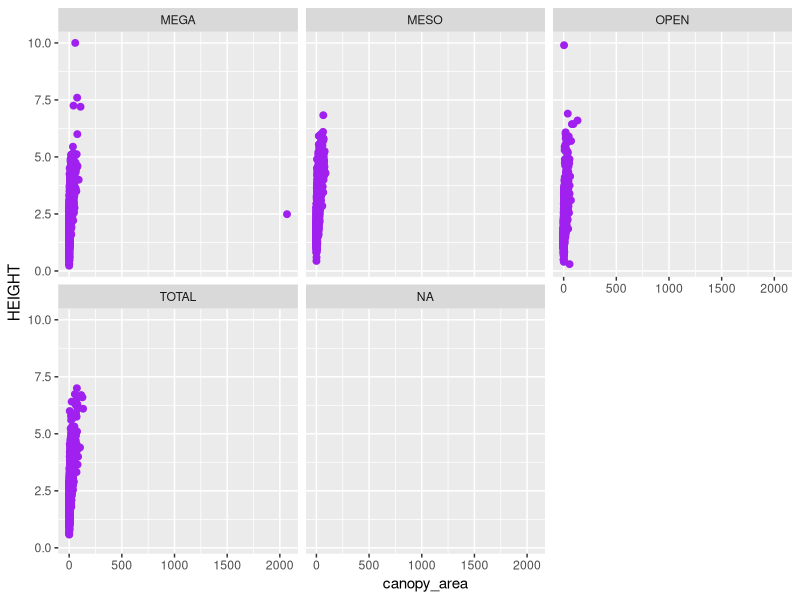
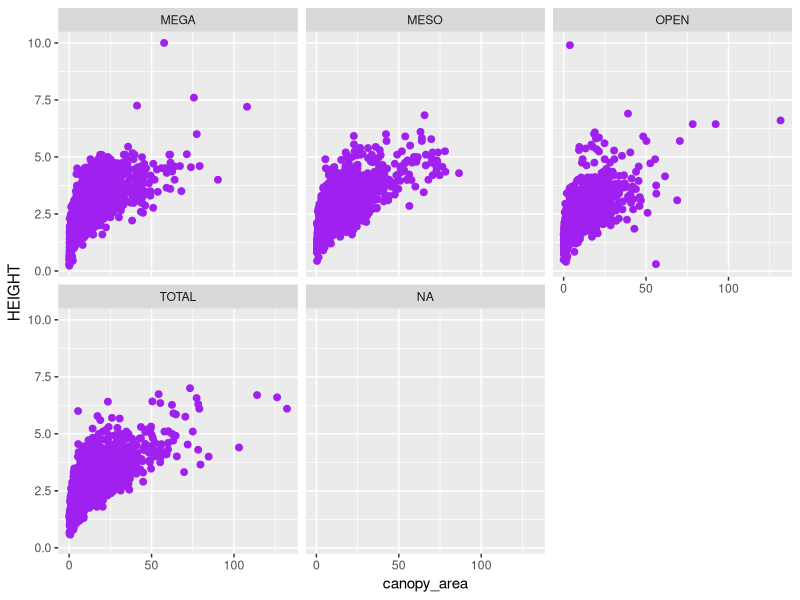

Here is the R script that generated these plots, in order:
## ---- chunk 1
knitr::opts_chunk$set(echo = TRUE)
#install.packages("readr")
library(readr)
## ---- chunk 2
getwd()

## ---- chunk 3
trees <- read_tsv(file ="../data-raw/TREE_SURVEYS.txt",
               col_types = list(HEIGHT = col_double(),
                                AXIS_2 = col_double()))
## ---- chunk 4
head(trees)
str(trees)
## ---- chunk 5
canopy_area <- trees$AXIS_1 * trees$AXIS_2
canopy_area
trees$canopy_area <- canopy_area
head(trees)
## ---- chunk 6
ss <- subset(trees, select = c("SURVEY", "YEAR","SITE", "canopy_area"))
## ---- chunk 7
library(ggplot2)
ggplot(data = trees, mapping = aes(x = canopy_area, y = HEIGHT)) +
geom_point(size = 2, color = "purple") +
  facet_wrap(~TREATMENT)
## ---- chunk 8
3 > 4
numbers <- 1:10
numbers > 4
canopy_area > 2000
which(canopy_area > 2000)
canopy_area[3839]
canopy_area[-3839]
numbers[-4]
## ---- chunk 9
trees2 <- trees[-3839,]
## ---- chunk 10
ggplot(data = trees2, mapping = aes(x = canopy_area, y = HEIGHT)) +
geom_point(size = 2, color = "purple") +
  facet_wrap(~TREATMENT)
